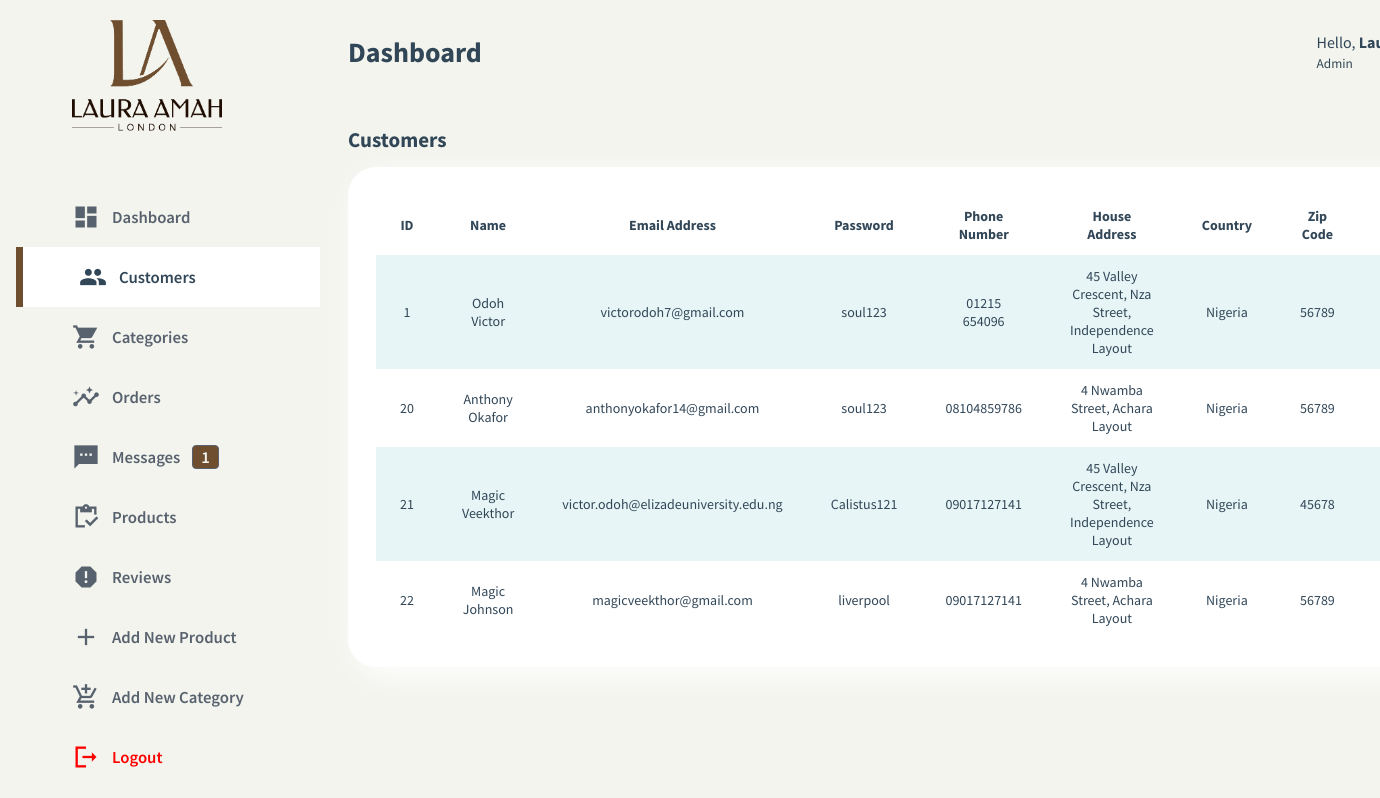
Page /admin/customers.php on the committed database.
### tables this page shows
CREATE TABLE `soul_users` (
  `user_id` int(11) NOT NULL,
  `user_name` varchar(255) NOT NULL,
  `user_email` varchar(255) NOT NULL,
  `user_password` varchar(255) NOT NULL,
  `user_street` varchar(255) NOT NULL,
  `user_zip` varchar(255) NOT NULL,
  `user_phone` varchar(255) NOT NULL,
  `user_country` varchar(255) NOT NULL
);

### admin/customers.php (the view, shortened to what this page needs)
<?php
include "includes/db.php";
$customer = "SELECT * FROM `soul_users`";
$customer_query = $mysqli -> query($customer);
$messages = "SELECT * FROM soul_message where status2 = '1'";
$messages_result = mysqli_query($mysqli, $messages);
$messages_count = mysqli_num_rows($messages_result);
?>
<!DOCTYPE html>
<html lang="en">
    <head>
        <link rel="stylesheet" href="css/styles.css" />
        <link rel="stylesheet" href="css/styles-responsive.css" />
    </head>
    <body class="customers">
        <div class="dashboard-container customers">
            <aside class="main-sidebar">
                <header class="aside-header">
                    <div class="brand">
                        <img src="images/soul.png" alt="Logo" />
                    </div>
                </header>
                <div class="sidebar" id="sidebar">
                    <ul class="list-items">
                        <li class="item">
                            <a href="dashboard.php">
                                <span class="material-icons-sharp">
                                </span>
                                <span>Dashboard</span>
                            </a>
                        </li>
                        <li class="item">
                            <a href="customers.php" class="active">
                                <span class="material-icons-sharp">
                                </span>
                                <span>Customers</span>
                            </a>
                        </li>
                        <li class="item">
                            <a href="categories.php">
                                <span class="material-icons-sharp">
                                </span>
                                <span>Categories</span>
                            </a>
                        </li>
                        <li class="item">
                            <a href="orders.php">
                                <span class="material-icons-sharp">
                                </span>
                                <span>Orders</span>
                            </a>
                        </li>
                        <li class="item">
                            <a href="messages.php">
                                <span class="material-icons-sharp">
                                </span>
                                <span>Messages</span>
                                <span class="message-count"><?php echo $messages_count ?></span>
                            </a>
                        </li>
                        <li class="item">
                            <a href="products.php">
                                <span class="material-icons-sharp">
                                </span>
                                <span>Products</span>
                            </a>
                        </li>
                        <li class="item">
                            <a href="reviews.php">
                                <span class="material-icons-sharp">
                                </span>
                                <span>Reviews</span>
                            </a>
                        </li>
                        <li class="item">
                            <a href="addproduct.php">
                                <span class="material-icons-sharp"> add </span>
                                <span>Add New Product</span>
                            </a>
                        </li>
                        <li class="item">
                            <a href="addcategory.php">
                                <span class="material-icons-sharp"> add_shopping_cart </span>
                                <span>Add New Category</span>
                            </a>
                        </li>
                        <li class="item">
                            <a href="#">
                                <span class="material-icons-sharp">
                                </span>
                                <span>Logout</span>
                            </a>
                        </li>
                    </ul>
                </div>
            </aside>
            <main class="main-container">
                <div class="admin-header">
                    <h1 class="main-title">Dashboard</h1>
                    <aside class="extrabar">
                        <header class="header-right">
                            <div class="profile">
                                <div class="profile-info">
                                    <p>Hello, <strong>Laura</strong></p>
                                    <small>Admin</small>
                                </div>
                            </div>
                        </header>
                    </aside>
                </div>
                <section class="recent-orders">
                    <div class="ro-title">
                        <h2 class="recent-orders-title">Customers</h2>
                    </div>
                    <table>
                        <thead>
                            <tr>
                                <th>ID</th>
                                <th>Name</th>
                                <th>Email Address</th>
                                <th>Password</th>
                                <th>Phone Number</th>
                                <th>House Address</th>
                                <th>Country</th>
                                <th>Zip Code</th>
                                <th>Action</th>
                            </tr>
                        </thead>
                        <tbody>
                            <?php while($row = $customer_query -> fetch_assoc()) { ?>
                                <tr>
                                    <td><?php echo $row['user_id'] ?></td>
                                    <td><?php echo $row['user_name'] ?></td>
                                    <td><?php echo $row['user_email'] ?></td>
                                    <td><?php echo $row['user_password'] ?></td>
                                    <td><?php echo $row['user_phone'] ?></td>
                                    <td><?php echo $row['user_street'] ?></td>
                                    <td><?php echo $row['user_country'] ?></td>
                                    <td><?php echo $row['user_zip'] ?></td>
                                    <td><a href="customers.php?user_id=<?php echo $row['user_id']; ?>" class="status pending">Delete</a></td>
                                </tr>
                            <?php } ?>
                        </tbody>
                    </table>
                </section>
            </main>
        </div>
    </body>
</html>

### admin/css/styles.css (style rules this page uses)
:root { --white: #fff; --light: #f3f4ee; --fuscha: #6E4E2F; --desaturate-fuscha: #fff; --desaturate-fuscha-2: hsla(334, 94%, 57%, 0.1); --cyan: hsl(184, 46%, 57%); --desaturate-cyan: hsla(184, 46%, 57%, 0.25); --desaturate-cyan-2: hsla(184, 46%, 57%, 0.15); --light-blue: #bbeef1; --pinkless: #fff3e0; --yellow: #f1b813; --text-color-primary: #314657; --text-color-secondary: #58626e; --text-color-third: #9db3be; --box-shadow-card: 8px 8px 32px var(--desaturate-fuscha); --box-shadow-card-2: 8px 8px 32px var(--desaturate-cyan); --box-sidebar: 2px 4px 16px var(--desaturate-cyan-2); --padding-card: 28px; --border-radius-rounded: 50%; --border-radius-4: 4px; --border-radius-8: 8px; --border-radius-12: 12px; --border-radius-card: var(--padding-card); }
*, *::after, *::before { margin: 0; padding: 0; box-sizing: border-box; font-family: 'Source Sans Pro', sans-serif; }
html { font-size: 14px; }
body { background-color: var(--light); color: var(--text-color-primary); height: 100vh; transition: background-color 0.3s ease-in-out, color 0.3s ease-in-out; }
ul { list-style-type: none; }
a { text-decoration: none; }
a { color: var(--text-color-secondary); transition: color 0.3s ease-in-out; }
.material-icons-sharp { vertical-align: middle; }
.dashboard-container { display: grid; grid-template-columns: 1fr 5fr 3fr; grid-template-areas: 'sidebar main extrabar'; gap: 2rem; height: 100%; }
.main-sidebar { grid-area: sidebar; height: 100%; width: 320px; padding: 20px 0 20px 16px; }
.main-sidebar .aside-header { display: flex; justify-content: space-between; align-items: center; }
.aside-header .brand { display: flex; align-items: center; padding-left: 4rem; }
.brand img { width: 150px; }
.main-sidebar .sidebar { position: relative; height: 100%; display: flex; justify-content: center; padding-top: 4rem; width: 100%; }
.sidebar .list-items { width: 100%; }
.list-items li:last-child { position: absolute; width: 100%; }
.list-items li:last-child a { color: red; }
.list-items .item a { display: flex; align-items: center; justify-content: flex-start; gap: 12px; width: 100%; padding: 16px 4rem 16px; font-size: 1.2em; font-weight: 600; transition: all 0.3s ease-in-out; }
.list-items .item a:active, .list-items .item a.active { color: var(--text-color-primary); border-left: 7px solid transparent; border-left-color: var(--fuscha); background-color: var(--desaturate-fuscha); }
.item a .material-icons-sharp { font-size: 28px; }
.item .message-count { background-color: var(--fuscha); text-align: center; border-radius: var(--border-radius-4); color: var(--light); border: 1px solid var(--text-color-secondary); padding: 0px 8px; transition: all 0.3s ease-in-out; }
.main-container { grid-area: main; padding: 20px 0; }
.main-title { margin-bottom: 3rem; line-height: 1.8; }
.recent-orders { margin-top: 4rem; }
.recent-orders .ro-title { display: flex; justify-content: space-between; align-items: center; margin-bottom: 1rem; }
.recent-orders table { width: 100%; background-color: var(--white); padding: var(--padding-card); border-radius: var(--border-radius-card); box-shadow: var(--box-shadow-card); text-align: center; transition: box-shadow 0.33s ease-in-out; overflow: hidden; border-spacing: 0; }
.recent-orders tbody td, .recent-orders thead th { padding: 12px 24px; }
.recent-orders table tbody tr { border: 1px solid transparent; border-bottom-color: var(--desaturate-cyan); transition: 0.15s ease-in; }
.recent-orders tbody tr:last-child { border-bottom-color: transparent; }
.recent-orders tbody tr:first-child { border-top-color: var(--desaturate-cyan); }
.recent-orders table tbody tr:nth-child(2n + 1) { background-color: var(--desaturate-cyan-2); }
.extrabar { grid-area: extrabar; padding: 20px 40px 20px 0; transition: background-color 0.3s ease-in-out; }
.extrabar .header-right { display: flex; justify-content: flex-end; align-items: center; gap: 4rem; margin-bottom: 3rem; }
.header-right .profile { display: flex; justify-content: flex-end; align-items: center; gap: 20px; }
.header-right .profile .profile-info { font-size: 16px; }
.dashboard-container.customers { grid-template-columns: 2fr 10fr; }
.dashboard-container.customers .extrabar { padding: 0px !important; }
.dashboard-container.customers .recent-orders { margin-top: 0px !important; }
.admin-header { display: flex; align-items: center; justify-content: space-between; }

### rows in the picture
soul_users: user_id "1", user_name "Odoh Victor", user_email "victorodoh7@gmail.com", user_password "soul123", user_phone "01215 654096", user_street "45 Valley Crescent, Nza Street, Independence Layout", user_country "Nigeria", user_zip "56789"
soul_users: user_id "20", user_name "Anthony Okafor", user_email "anthonyokafor14@gmail.com", user_password "soul123", user_phone "08104859786", user_street "4 Nwamba Street, Achara Layout", user_country "Nigeria", user_zip "56789"
soul_users: user_id "21", user_name "Magic Veekthor", user_email "victor.odoh@elizadeuniversity.edu.ng", user_password "Calistus121", user_phone "09017127141", user_street "45 Valley Crescent, Nza Street, Independence Layout", user_country "Nigeria", user_zip "45678"
soul_users: user_id "22", user_name "Magic Johnson", user_email "magicveekthor@gmail.com", user_password "liverpool", user_phone "09017127141", user_street "4 Nwamba Street, Achara Layout", user_country "Nigeria", user_zip "56789"

### other values in the picture
$messages_count "1"
